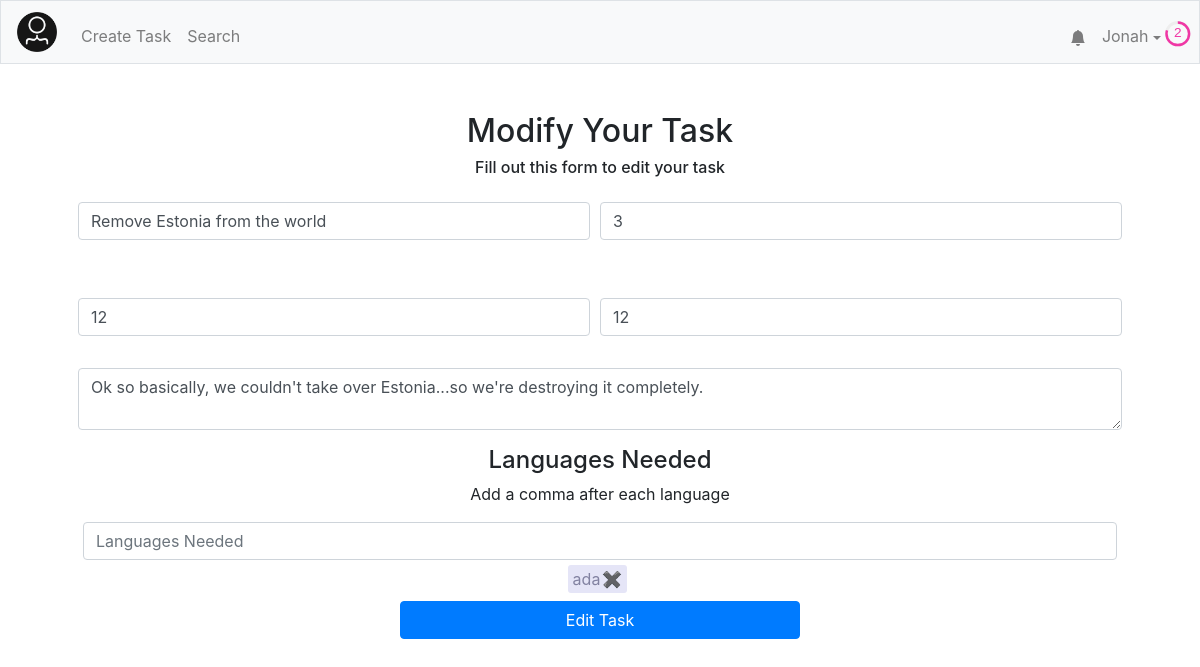
The page /edit_task/1 (signed in) on the database its author committed.
### tables this page shows
CREATE TABLE "users" (
	"id"	INTEGER NOT NULL UNIQUE,
	"username"	TEXT NOT NULL UNIQUE,
	"hash"	TEXT NOT NULL,
	"email"	TEXT,
	"tasks"	TEXT,
	"points"	INTEGER NOT NULL DEFAULT 0,
	"numcomplete"	INTEGER NOT NULL DEFAULT 0,
	"notifications"	BLOB,
	PRIMARY KEY("id" AUTOINCREMENT)
);

CREATE TABLE "tasks" (
	"id"	INTEGER NOT NULL UNIQUE,
	"title"	TEXT NOT NULL,
	"description"	TEXT,
	"languages"	BLOB,
	"image"	TEXT,
	"hmin"	INTEGER,
	"hmax"	INTEGER,
	"cmax"	INTEGER,
	"collaborators"	TEXT,
	"creator"	INTEGER,
	PRIMARY KEY("id" AUTOINCREMENT)
);

### application.py (the view)
@app.route("/edit_task/<id>", methods = ["GET", "POST"])
@login_required
def edit_task(id):
    task = db.execute("SELECT * FROM tasks WHERE id = :id", id=id)[0]
    languages = task['languages'].replace(",","").split(' ')
    return render_template("edit_task.html", user=getuser(session, db), task = task, languages=languages)

### application.py (called while the page is built)
@app.after_request
def after_request(response):
    response.headers["Cache-Control"] = "no-cache, no-store, must-revalidate"
    response.headers["Expires"] = 0
    response.headers["Pragma"] = "no-cache"
    return response

### helpers.py (called while the page is built)
def login_required(f):
    @wraps(f)
    def decorated_function(*args, **kwargs):
        if session.get("user_id") is None:
            return redirect("/login")
        return f(*args, **kwargs)
    return decorated_function

def debyte(obj):
    return pickle.loads(obj)

def getuser(session, db):
    user =  db.execute("SELECT * FROM users WHERE id = :id", id=session["user_id"])[0]
    user["level"]=int(user['points']**.5//8)
    user["level-progress"] = (user['points']**.5/8-user["level"])*100
    user["notifications"] = debyte(user["notifications"]) if user["notifications"] else []
    user["notification-amount"] = len(user["notifications"])
    return user

### templates/edit_task.html (shortened to what this page needs)
{% extends "layout.html" %}
{%block head%}
<head>
  <link rel="stylesheet" href="/static/taskCreation.css">
</head>
{% endblock %}
{% block main %}
     <div class = "form-div">
       <div class="above-form">
         <h2>Modify Your Task</h2>
         <h6>Fill out this form to edit your task</h6>
      </div>
     </div>
     <div class = "wrap">
      <form id = "taskform" action="/editTask/{{ task.id }}" method="post">
        <div class="form-group">
          <label style = "padding-right: 10px;">
            <input autocomplete="off" autofocus class="form-control" name="title" id = "title" placeholder="{{ task.title }}" type="text" value="{{ task.title }}">
          </label>
          <label>
            <input class="form-control" min=2 max=10 name="cmax" placeholder="{{ task.cmax }}" id="cmax" type="number" value="{{ task.cmax }}">
          </label>
        </div>
        <div class="form-group" style="padding-top: 10px;">
          <label style="padding-right: 10px;">
            <input class="form-control" name="hmin" min=1 onchange="document.getElementById('hmax').min = this.value;" placeholder="{{ task.hmin }}" id="hmin" type="number" value="{{ task.hmin }}">
          </label>
          <label>
            <input class="form-control" name="hmax" max = 4096 onchange="document.getElementById('hmin').max = this.value;" placeholder="{{ task.hmax }}" id="hmax" type="number" value="{{ task.hmax }}">
          </label>
        </div>
        <div class="form-group">
            <textarea class="form-control" name="description" placeholder="{{ task.description }}" id = "description" type="text">{{ task.description }}</textarea>
        </div>
        <label>
          <div class = "">
            <div class = "form-group input-container">
              <div class = "title" style="text-align: left;">
                <h4>Languages Needed</h4>
                <p>Add a comma after each language</p>
              </div>
              <input class="form-control" id = "languages" name="test" placeholder="Languages Needed" type="text" data-role = "tagsinput">
              <div class = "language-container" id = "langtags">
                {% for language in languages %}
                  {% if language != "" %}
                  <span class = "tag">{{language}}<span class="remove-tag" id = "remove-tag" onClick="removeTag(this.id)">&#10006;</span></span>
                  {% endif %}
                {% endfor %}
              </div>
            </div>
          </div>
        </label>
        <div class = "center-button">
          <button class="btn btn-primary submit-button" type="submit">Edit Task</button>
        </div>
    </form>
     </div>
{% endblock %}

### templates/layout.html (shortened to what this page needs)
<!DOCTYPE html>
<html lang="en">
    <head>
        <link href="https://maxcdn.bootstrapcdn.com/bootstrap/4.1.3/css/bootstrap.min.css" rel="stylesheet">
        {% block head %}{% endblock %}
        <link href="/static/styles.css" rel="stylesheet">
    </head>
    <body>
        <nav style = "height: 8vh" class="navbar navbar-expand-md navbar-light bg-light border">
            <a class="navbar-brand" href="/"><img width="40em" src="/static/images/logo.png"></a>
            <div class="collapse navbar-collapse" id="navbar">
                {% if session.user_id %}
                    <ul class="navbar-nav mt-2">
                        <li class="nav-item"><a class="nav-link" href="/taskCreation">Create Task</a></li>
                        <li class="nav-item"><a class="nav-link" href="/search">Search</a></li>
                    </ul>
                    <ul class="navbar-nav ml-auto mt-2">
                        <li style="margin:auto 0; position: relative; transform:translateX(8px)"class="nav-item"><a class="nav-link" href="/notifications"><svg xmlns="http://www.w3.org/2000/svg" width="1em" height="1em" fill="currentColor" class="bi bi-bell-fill" viewBox="0 0 16 16">
  <path d="M8 16a2 2 0 0 0 2-2H6a2 2 0 0 0 2 2zm.995-14.901a1 1 0 1 0-1.99 0A5.002 5.002 0 0 0 3 6c0 1.098-.5 6-2 7h14c-1.5-1-2-5.902-2-7 0-2.42-1.72-4.44-4.005-4.901z"/>
</svg></a><span style="display:{{ "none" if user["notification-amount"] == 0 else "flex" }};" class="notification-circle">{{user["notification-amount"]}}</span></li>
                        <li class="nav-item">
                            <div id="user-information-dropdown" style="margin-right: 6px;">
                              <button onclick="showUserDropdown()" id="user-information-dropname" class="nav-link">{{ session.user_name }} <span class="dropdown-caret"></span></button>
                            </div>
                        </li>
                        <li class="nav-item">
                            <div style = "position:absolute;
                            bottom:calc(4vh - 1em);right: 4px;margin:0vh 4px;margin-left: 4px;">
                                <svg viewBox="0 0 36 36" style=" width: 1.6em;">
                                    <path class="level-display-bg"
                                d="M18 2.0845
                                  a 15.9155 15.9155 0 0 1 0 31.831
                                  a 15.9155 15.9155 0 0 1 0 -31.831"
                              />
                                  <path class = "level-display"
                                    d="M18 2.0845
                                      a 15.9155 15.9155 0 0 1 0 31.831
                                      a 15.9155 15.9155 0 0 1 0 -31.831"
                                    fill="none"
                                    stroke="#444";
                                    stroke-width="1";
                                    stroke-dasharray="{{ user["level-progress"] }}, 100";
                                  />
                                  <text x="18" y="22.8" class="level">{{user["level"]}}</text>
                                </svg>
                            </div>
                        </li>
                    </ul>
                {% endif %}
            </div>
        </nav>
        <main class="container p-5">
            {% block main %}{% endblock %}
        </main>
    </body>
</html>

### static/taskCreation.css (style rules this page uses)
.input-container { margin: 5px; }
.tag { padding: 2px 5px; background: var(--foreground-2); border-radius: 3px; margin-top: 5px; color: var(--tag-text); margin-right: 5px; }
.language-container { display: flex; flex-direction: row; flex-wrap: wrap; }
h4 { text-align: center; }
.remove-tag { cursor: pointer; margin: auto 0 auto 2px; color: var(--tag-remove); }
label { display: block; }
.form-group { display: flex; flex-wrap: wrap; flex-flow: row wrap; justify-content: space-evenly; }
.form-group label { flex-grow: 0; flex-shrink: 0; flex-basis: 50%; box-sizing: border-box; margin: 1rem 0; }
.above-form { text-align: center; }
.submit-button { margin: auto; width: 400px; }
.center-button { display: flex; }

### static/styles.css (style rules this page uses)
:root { --text-main: #323232; --text-weak: #525252; --text-medium-1: #4a4a4a; --text-medium-2: #3d3d3d; --text-light: #ababab; --input-text: #495057; --input-border: #ced4da; --table-border: #ddd; --close-button: #aaa; --close-button-hover: black; --level-display-bg: #eee; --foreground-0: white; --foreground-1: #F8F9FA; --foreground-2: #e5e5f7; --foreground-3: #F5F5FF; --foreground-4: #f2f2f2; --tag-text: #8282a1; --tag-remove:#b4b4d4; --border-1: #DEE2E6; --background-1: #EDF1F2; --focus-skyblue: #3DB2FF; --focus-pink: #f037a5; --focus-mint: #57CC99; --focus-selectblue : #007bff; --focus-navyblue: #2D46B9; --focus-green-light: #2FDD92; --focus-green-dark: #34BE82; --focus-red-light: #EC255A; --focus-red-dark: #d11749; --error-red: #ff759d; --error-text: #8a1134; font-size: 2vh; }
#user-information-dropname { background: none; padding: 16px; border: none; cursor: pointer; }
.dropdown-caret { display: inline-block; width: 0; height: 0; vertical-align: middle; content: ""; border-style: solid; border-width: 4px 4px 0; border-right-color: transparent; border-bottom-color: transparent; border-left-color: transparent; }
#user-information-dropname { position: relative; display: inline-block; }
.level { fill: var(--focus-pink); font-family: sans-serif; font-size: 1.2em; text-anchor: middle; }

### rows shown on the page
users: user_name "Jonah"
tasks: title "Remove Estonia from the world", cmax "3", hmin "12", hmax "12", description "Ok so basically, we couldn't take over Estonia...so we're destroying it completely."

### other values the page prints
{{ user["level"] }} "2"
{{ language }} "ada"
